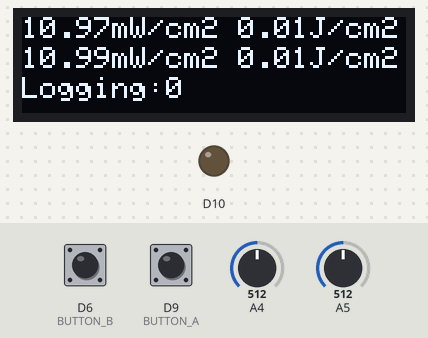
Bench run of a program on a simulated Adafruit Feather M0. On the bench: 128×32 one-colour display, output pins drawn as LEDs (lit = HIGH). The test bench sets the inputs (shaded band); at power-on: D6 (BUTTON_B) HIGH, D9 (BUTTON_A) HIGH, A4 = 512, A5 = 512. The local clock reads 2024-03-15 10:24:30 at power-on unless the program sets it; storage starts empty.

Above: at 1.2 s.
1.3 s: D6 (BUTTON_B) pulled LOW for 0.15 s
At 2.2 s:
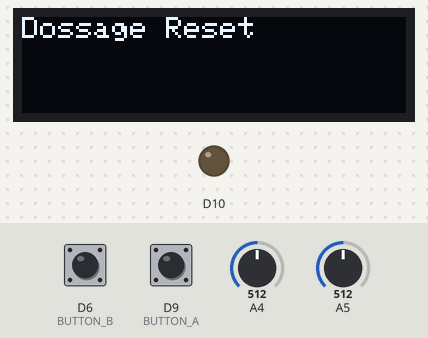
2.9 s: D9 (BUTTON_A) pulled LOW for 0.15 s
At 3.6 s:
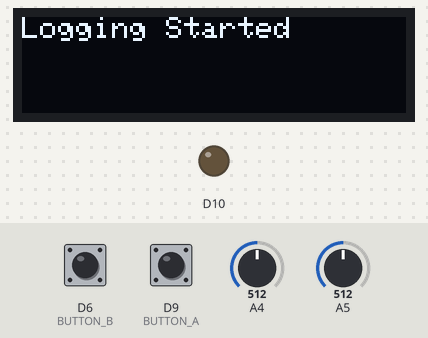
5.6 s: D9 (BUTTON_A) pulled LOW for 1 s
At 6.9 s:
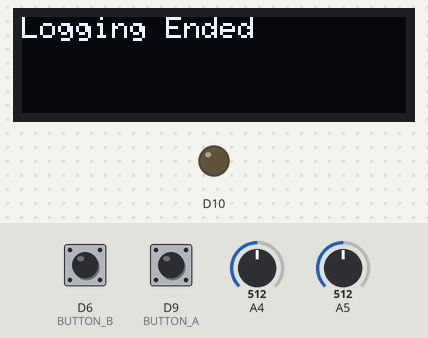
8.1 s: A4 set to 716
At 8.68 s:
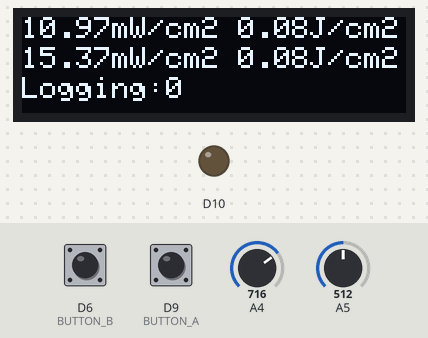
9.7 s: A5 set to 716
At 10.42 s:
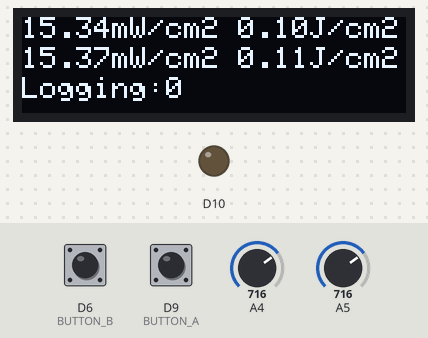
11.2 s: D6 (BUTTON_B) pulled LOW for 1 s
At 14.3 s:
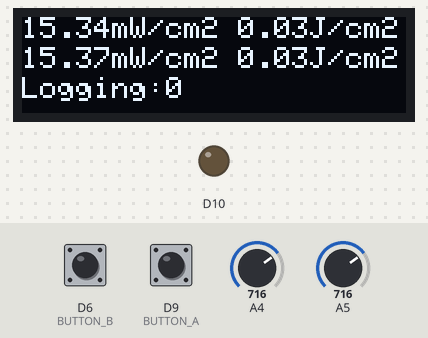
Timing chart, 0 to 15.7 s (numbered marks = the images above; inputs shaded):
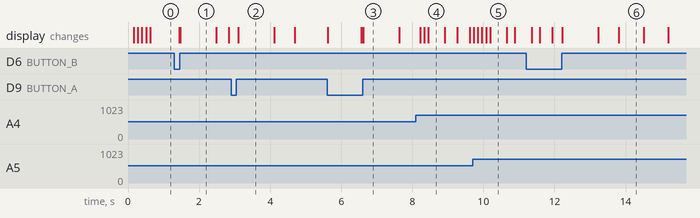

Measured:
- after the input at 1.3 s, the display: first differs from a run without the input after 0.16 s (image 1)
- after the input at 2.9 s, the display: changes after 0.20 s (image 2)
- after the input at 5.6 s, the display: first differs from a run without the input after 1.0 s (image 3)
- after the input at 11.2 s, the display: first differs from a run without the input after 1.0 s (image 6 shows a later state)
- what the display in image 1 shows lasts 1.0 s, from 1.5 s to 2.5 s
- what the display in image 4 shows lasts 0.5 s, from 8.4 s to 8.9 s
- what the display in image 6 shows lasts 0.7 s, from 13.8 s to 14.5 s

The program:

main.cpp
```cpp
// library includes
#include <Arduino.h>
#include <SPI.h>
#include <Wire.h>
#include <Adafruit_GFX.h>
#include <Adafruit_SSD1306.h>
#include <SD.h>
#include <JC_Button.h>
#include "RTClib.h"

// pin definitions
#define BUTTON_A  9
#define BUTTON_B  6
#define BUTTON_C  5
const int chipSelect = 10;

// constant definitions
#define LOOP_TIME 100
#define MULT_A 0.00482*4
#define MULT_B 0.00483*4

// variable definitions
double sensValA = 0;
double sensValB = 0;
double uvIntenA = 0;
double uvIntenB = 0;
double doseA = 0;
double doseB = 0;
long int lastTime;
long int lastDoseTime;
bool logging = false;

// object decarations
Adafruit_SSD1306 display = Adafruit_SSD1306(128, 32, &Wire);
File dataFile;
Button buttonA(BUTTON_A);
Button buttonB(BUTTON_B);
RTC_PCF8523 rtc;
DateTime time;

// function initialization
void intializeDisplay();
void displayMeasurements();
void displayMsg(String msg);
void initializeSD();
void logMeasurements();
void toggleLogging();
void initializeRtc();
void calculateDose();
void readSensor();

// ----------Main Setup and Loop----------

void setup() {
  Serial.begin(9600);
  intializeDisplay();
  initializeRtc();
  buttonA.begin();
  buttonB.begin();
  lastTime = millis();
  lastDoseTime = millis();
}

void loop() {
  buttonA.read();
  buttonB.read();
  time = rtc.now();

  if((millis() - lastTime) > LOOP_TIME){

    readSensor();
    calculateDose();
    displayMeasurements();
    logMeasurements();
    lastTime = millis();
  }

  if (buttonA.wasReleased())
    {
      toggleLogging();
    }

  if (buttonB.wasReleased())
    {
      doseA = 0;
      doseB = 0;
      displayMsg("Dossage Reset");
    }

}

// ----------Display Related Functions----------

// initialize display
void intializeDisplay(){
  display.begin(SSD1306_SWITCHCAPVCC, 0x3C);
  display.clearDisplay();
  display.display();
  display.setTextSize(1);
  display.setTextColor(SSD1306_WHITE);
}

// display measurments on screen
void displayMeasurements(){
  display.clearDisplay();
  display.setCursor(0,0);
  display.print(String(uvIntenA)+"mW/cm2 "+String(doseA)+"J/cm2");
  display.setCursor(0,10);
  display.print(String(uvIntenB)+"mW/cm2 "+String(doseB)+"J/cm2");
  display.setCursor(0,20);
  display.print("Logging:"+String(logging));
  display.display();
}

// display message on screen
void displayMsg(String msg){
  display.clearDisplay();
  display.setCursor(0,0);
  display.print(msg);
  display.display();
  delay(1000);
}

// ----------SD Card Related Functions----------

// initialize SD card and open log file
void initializeSD(){
  pinMode(SS, OUTPUT);
  if (!SD.begin(chipSelect)) {
    displayMsg("SD Card Error");
    logging = false;
  }
  else{
    dataFile = SD.open("datalog.txt", FILE_WRITE);
    if (! dataFile) {
      displayMsg("Error Opening File");
      logging = false;
    }
    else{
      displayMsg("Logging Started");
    }
  }
}

// log measurements on SD card
void logMeasurements(){
  if(logging){
    String timeString = time.timestamp(DateTime::TIMESTAMP_FULL);
    String dataString = String(uvIntenA)+","+String(uvIntenB);
    dataFile.println(timeString +","+dataString);
    dataFile.flush();
    }
  }

// turn logging on and off
void toggleLogging(){
  logging = !logging;
  if(logging){
    initializeSD();
    dataFile.println("Time Stamp,Sensor A, Sensor B");
    dataFile.flush();
  }
  else{
    dataFile.close();
    SD.end();
    displayMsg("Logging Ended");
  }
}

// ----------RTC Related Functions----------
void initializeRtc(){
  if (! rtc.begin()) {
    displayMsg("RTC Error");
  }
  if (! rtc.initialized() || rtc.lostPower()) {
    rtc.adjust(DateTime(F(__DATE__), F(__TIME__)));
  }
}

// ----------Measurement Functions----------

// dosage calculation
void calculateDose(){
  int delta_t = millis() - lastDoseTime;
  doseA += (delta_t/1000.0) * uvIntenA * (1/1000.0);
  doseB += (delta_t/1000.0) * uvIntenB * (1/1000.0);
  lastDoseTime = millis();
}

// sensor read function
void readSensor(){
  for (int i=0; i <10; i++){
   sensValA = sensValA + analogRead(A5);
   sensValB = sensValB + analogRead(A4);
  }
  sensValA = sensValA / 10;
  sensValB = sensValB / 10;

  uvIntenA = sensValA * MULT_A;
  uvIntenB = sensValB * MULT_B;
}
```
